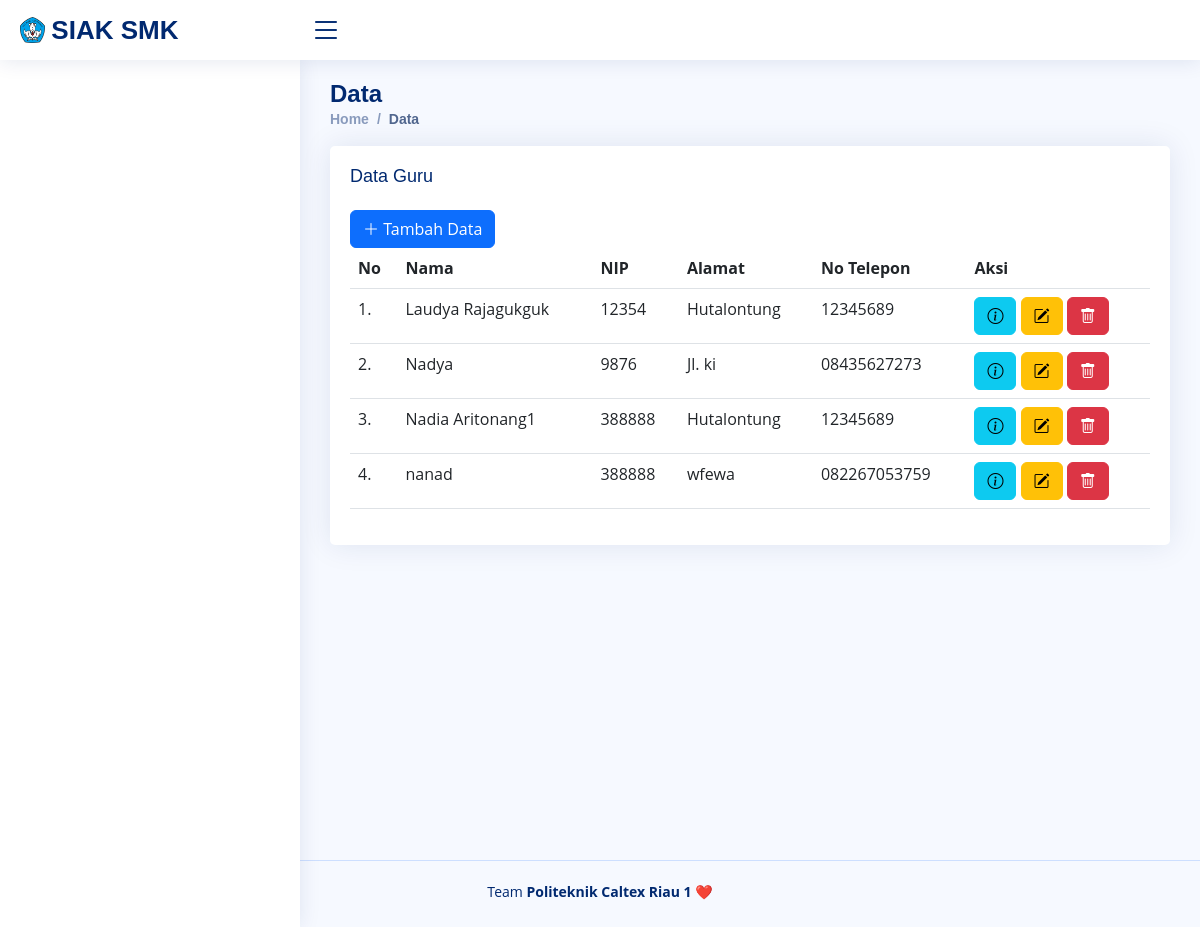
/index.php/guru, run on the app's committed database.
### tables this page shows
CREATE TABLE `guru` (
  `id_guru` int(10) NOT NULL,
  `password` varchar(100) NOT NULL,
  `nama` varchar(100) NOT NULL,
  `nip` varchar(18) NOT NULL,
  `alamat` varchar(100) NOT NULL,
  `jk` enum('Laki-Laki','Perempuan') NOT NULL,
  `agama` enum('Islam','Kristen Protestan','Katolik','Hindu','Buddha','Konghucu') NOT NULL,
  `tmptlahir` varchar(100) NOT NULL,
  `tgllahir` date NOT NULL,
  `notelp` varchar(15) NOT NULL,
  `gambar` varchar(100) NOT NULL
);

### application/controllers/Guru.php (called while the page is built, shortened)
<?php
class Guru extends CI_Controller
{
    public function __construct()
    {
        $this->load->model('Guru_model');
    }
    public function index()
    {
        $data['judul'] = "Halaman Guru";
        $data['guru'] = $this->Guru_model->get();
        $this->load->view("layout/header");
        $this->load->view("guru/vw_guru", $data);
        $this->load->view("layout/footer");
    }
}
?>

### index.php (called while the page is built, shortened)
<?php
require_once BASEPATH.'core/CodeIgniter.php';

### application/models/Guru_model.php (called while the page is built, shortened)
<?php
class Guru_model extends CI_Model
{
    public $table = 'guru';
    public function get()
    {
        $this->db->from($this->table);
        $query = $this->db->get();
        return $query->result_array();
    }
}

### application/views/guru/vw_guru.php (the view, shortened to what this page needs)
<main id="main" class="main">
    <div class="pagetitle">
        <h1>Data</h1>
        <nav>
            <ol class="breadcrumb">
                <li class="breadcrumb-item"><a href="<?= base_url('Dashboard') ?>">Home</a></li>
                <li class="breadcrumb-item active">Data</li>
            </ol>
        </nav>
    </div>
    <section class="section">
        <div class="row">
            <div class="col-lg-12">
                <div class="card">
                    <div class="card-body">
                        <h5 class="card-title">Data Guru</h5>
                        <div class="col-md-6">
                            <a href="<?= base_url() ?>Guru/tambah" class="btn btn-primary">
                                <i class="bi bi-plus-lg"></i> Tambah Data
                            </a>
                        </div>
                        <table class="table datatable">
                            <thead>
                                <tr>
                                    <th scope="col">No</th>
                                    <th scope="col">Nama</th>
                                    <th scope="col">NIP</th>
                                    <th scope="col">Alamat</th>
                                    <th scope="col">No Telepon</th>
                                    <th scope="col">Aksi</th>
                                </tr>
                            </thead>
                            <tbody>
                                <?php $i = 1; ?>
                                <?php foreach ($guru as $us) : ?>
                                <tr>
                                    <td><?= $i; ?>.</td>
                                    <td><?= $us['nama']; ?></td>
                                    <td><?= $us['nip']; ?></td>
                                    <td><?= $us['alamat']; ?></td>
                                    <td><?= $us['notelp']; ?></td>
                                    <td>
                                        <a href="<?= base_url('Guru/detail/') . $us['id_guru']; ?>"
                                            class="btn btn-info"><i class="bi bi-info-circle"></i></a>
                                        <a href="<?= base_url('Guru/edit/') . $us['id_guru']; ?>"
                                            class="btn btn-warning"><i class="bi bi-pencil-square"></i></a>
                                        <button type="button" class="btn btn-danger"
                                            onclick="hapusGuru(<?= $us['id_guru']; ?>)"><i
                                                class="bi bi-trash"></i></button>
                                    </td>
                                </tr>
                                <?php $i++; ?>
                                <?php endforeach; ?>
                            </tbody>
                        </table>
                    </div>
                </div>
            </div>
        </div>
    </section>
</main>

### assets/css/style.css (style rules this page uses)
:root { scroll-behavior: smooth; }
body { font-family: "Open Sans", sans-serif; background: #f6f9ff; color: #444444; }
a { color: #4154f1; text-decoration: none; }
h1, h2, h3, h4, h5, h6 { font-family: "Nunito", sans-serif; }
#main { margin-top: 60px; padding: 20px 30px; transition: all 0.3s; min-height: 100vh; }
.pagetitle { margin-bottom: 10px; }
.pagetitle h1 { font-size: 24px; margin-bottom: 0; font-weight: 600; color: #012970; }
.card { margin-bottom: 30px; border: none; border-radius: 5px; box-shadow: 0px 0 30px rgba(1, 41, 112, 0.1); margin-left: auto; margin-right: auto; }
.card-title { padding: 20px 0 15px 0; font-size: 18px; font-weight: 500; color: #012970; font-family: "Poppins", sans-serif; }
.card-body { padding: 0 20px 20px 20px; }
.breadcrumb { font-size: 14px; font-family: "Nunito", sans-serif; color: #899bbd; font-weight: 600; }
.breadcrumb a { color: #899bbd; transition: 0.3s; }
.breadcrumb .breadcrumb-item::before { color: #899bbd; }
.breadcrumb .active { color: #51678f; font-weight: 600; }
@media (min-width: 1200px) { #main { margin-left: 300px; } }

### data on the page
guru: nama "Laudya Rajagukguk", nip "12354", alamat "Hutalontung", notelp "12345689"
guru: nama "Nadya", nip "9876", alamat "Jl. ki", notelp "08435627273"
guru: nama "Nadia Aritonang1", nip "388888", alamat "Hutalontung", notelp "12345689"
guru: nama "nanad", nip "388888", alamat "wfewa", notelp "082267053759"
